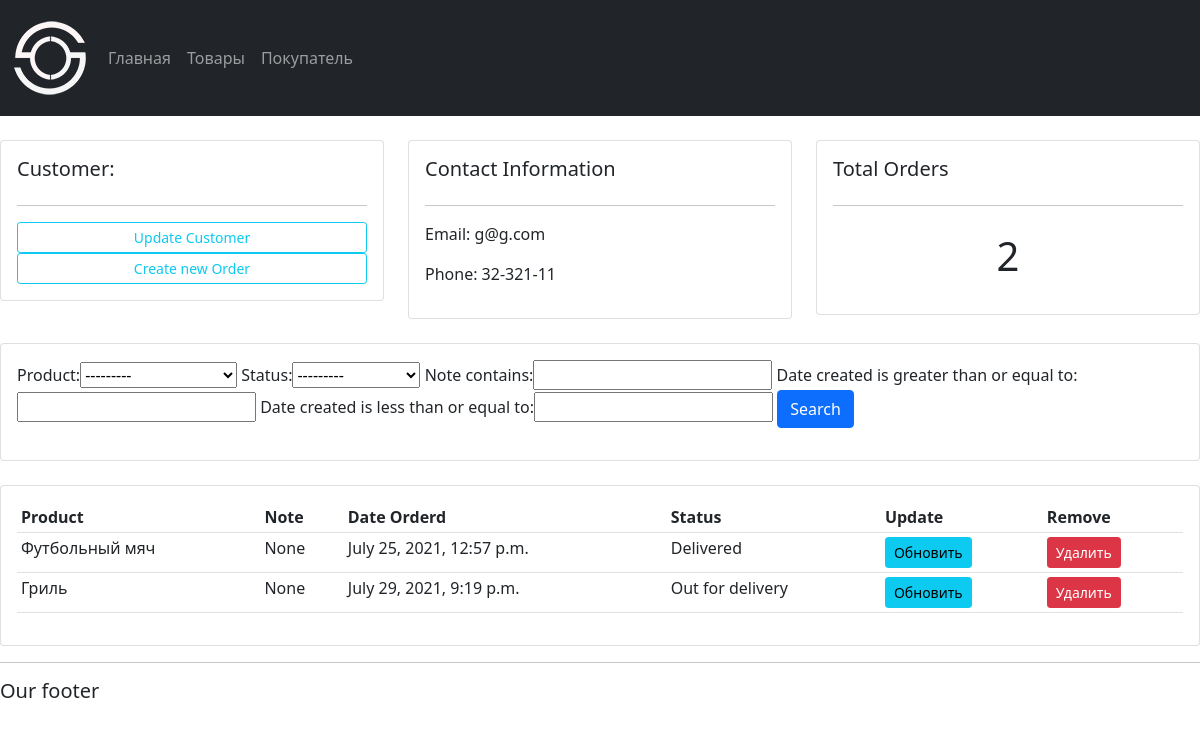
The app's page /customer/1/ with its own data.
### accounts/models.py (models this page shows, shortened)
class Customer(models.Model):
    name = models.CharField(max_length=150, null=True)
    phone = models.CharField(max_length=150, null=True)
    email = models.CharField(max_length=150, null=True)
    date_created = models.DateTimeField(auto_now_add=True, null=True)

class Order(models.Model):
    STATUS = (
        ('Pending', 'В ожидании'),
        ('Out for delivery', 'Доставляется'),
        ('Delivered', 'Доставлено'),
    )
    customer = models.ForeignKey(Customer, null=True, on_delete=models.SET_NULL)
    product = models.ForeignKey(Product, null=True, on_delete=models.SET_NULL)
    date_created = models.DateTimeField(auto_now_add=True, null=True)
    status = models.CharField(max_length=150, choices=STATUS)
    note = models.CharField(max_length=1000, null=True)

class Product(models.Model):
    CATEGORY = (
        ('Indoor', 'В дом'),
        ('Out door', 'Не в дом'),
    )
    name = models.CharField(max_length=150)
    price = models.FloatField(null=True)
    category = models.CharField(max_length=150, choices=CATEGORY)
    description = models.CharField(max_length=150)
    date_created = models.DateTimeField(auto_now_add=True, null=True)
    tags = models.ManyToManyField(Tag)
    def __str__(self):
        return self.name

### accounts/views.py (the view)
# urls.py: path('customer/<str:pk>/', views.customer, name="customer"),
def customer(request, pk):
    customer = Customer.objects.get(id=pk)
    orders = customer.order_set.all()
    orders_count = orders.count()
    myFilter = OrderFilter(request.GET, queryset=orders)
    orders = myFilter.qs
    context = {'customer': customer, 'orders': orders, 'orders_count': orders_count, 'myFilter': myFilter}
    return render(request, 'accounts/customer.html', context)

### accounts/templates/accounts/customer.html
{%  extends 'accounts/main.html' %}
{% block content %}
	<br>
<div class="row">
	<div class="col-md">
		<div class="card card-body">
			<h5>Customer:</h5>
			<hr>
			<a class="btn btn-outline-info  btn-sm btn-block" href="">Update Customer</a>
			<a class="btn btn-outline-info  btn-sm btn-block" href="{% url 'create_order' customer.id %}">Create new Order</a>
		</div>
	</div>
	<div class="col-md">
		<div class="card card-body">
			<h5>Contact Information</h5>
			<hr>
			<p>Email: {{customer.email}} </p>
			<p>Phone: {{customer.phone}}</p>
		</div>
	</div>
	<div class="col-md">
		<div class="card card-body">
			<h5>Total Orders</h5>
			<hr>
			<h1 style="text-align: center;padding: 10px">{{orders_count}}</h1>
		</div>
	</div>
</div>
<br>
<div class="row">
	<div class="col">
		<div class="card card-body">
			<form method="get">
				{{myFilter.form}}
		    	<button class="btn btn-primary" type="submit">Search</button>
		  	</form>
		</div>
	</div>
</div>
<br>
<div class="row">
	<div class="col-md">
		<div class="card card-body">
			<table class="table table-sm">
				<tr>
					<th>Product</th>
					<th>Note</th>
					<th>Date Orderd</th>
					<th>Status</th>
					<th>Update</th>
					<th>Remove</th>
				</tr>
				{% for order in orders %}
				<tr>
					<td>{{order.product}}</td>
					<td>{{order.note}}</td>
					<td>{{order.date_created}}</td>
					<td>{{order.status}}</td>
					<td><a class="btn btn-sm btn-info" href="{% url 'update_order' order.id %}">Обновить</a></td>
					<td><a class="btn btn-sm btn-danger" href="{% url 'delete_order' order.id %}">Удалить</a></td>
				</tr>
				{% endfor %}
			</table>
		</div>
	</div>
</div>
{% endblock %}

### records on screen
Customer: email "g@g.com", phone "32-321-11"
Order: product "Футбольный мяч", note "None", date_created "July 25, 2021, 12:57 p.m.", status "Delivered"
Order: product "Гриль", note "None", date_created "July 29, 2021, 9:19 p.m.", status "Out for delivery"

### other values on screen
{{ orders_count }} "2"
